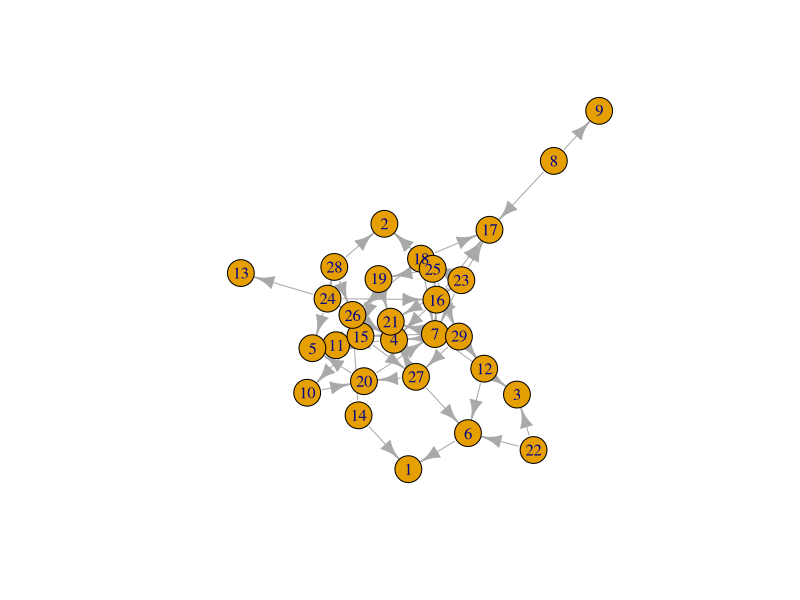
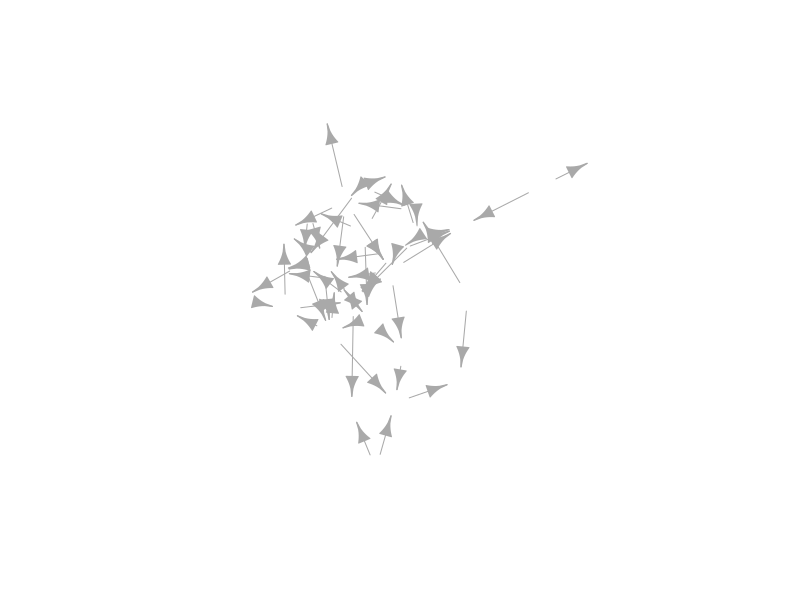

Write R code to recreate these figures, in order. (Note: this script raises an error after producing the figures.)
## ---- chunk 1
D1 <- read.csv("comment-data.csv", header = TRUE)
## ---- chunk 2
D1$comment.to <- as.factor(D1$comment.to)
D1$comment.from <- as.factor(D1$comment.from)
## ---- chunk 3
library(dplyr)

D2 <- select(D1, comment.to, comment.from) #select() chooses the columns
## ---- chunk 4

EDGE <- count(D2, comment.to, comment.from)

names(EDGE) <- c("from", "to", "count")

## ---- chunk 5
#First we will separate the commenters from our commentees
V.FROM <- select(D1, comment.from, from.gender, from.major)

#Now we will separate the commentees from our commenters
V.TO <- select(D1, comment.to, to.gender, to.major)

#Make sure that the student and teacher data frames have the same variables names
names(V.FROM) <- c("id", "gender", "major")
names(V.TO) <- c("id", "gender", "major")

#Bind the two data frames together (you will get a warning because the teacher data frame has 5 types of id (A,B,C,D,E) and the student has 25 (1-30), this isn't a problem)
VERTEX <- bind_rows(V.FROM, V.TO)

#Remove all the repeats so that we just have a list of each student and their characteristics
VERTEX <- unique(VERTEX)


## ---- chunk 6
#Load the igraph package

library(igraph)

#First we will make an object that contains the graph information using our two dataframes EDGE and VERTEX. Notice that we have made "directed = TRUE" - our graph is directed since comments are being given from a teacher to a student.

g <- graph.data.frame(EDGE, directed=TRUE, vertices=VERTEX)

#Now we can plot our graph using the force directed graphing technique - our old friend Fruchertman-Reingold!

plot(g,layout=layout.fruchterman.reingold)

#There are many ways to change the attributes of the graph to represent different characteristics of the newtork. For example, we can color the nodes according to gender.

plot(g,layout=layout.fruchterman.reingold, vertex.color=VERTEX$gender)

#We can change the thickness of the edge according to the number of times a particular teacher has sent a particular student to the principal.

plot(g,layout=layout.fruchterman.reingold, vertex.color=VERTEX$gender, edge.width=EDGE$count)

